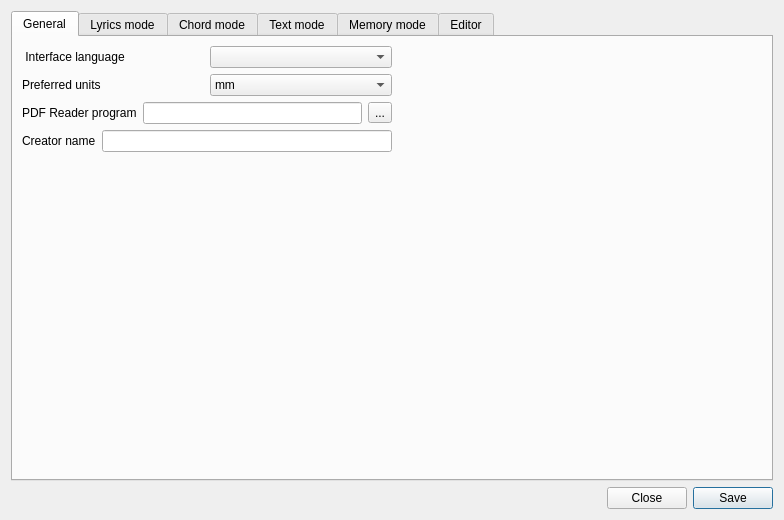
<?xml version="1.0" encoding="UTF-8"?>
<ui version="4.0">
 <class>DialogConfiguration</class>
 <widget class="QDialog" name="DialogConfiguration">
  <property name="geometry">
   <rect>
    <x>0</x>
    <y>0</y>
    <width>784</width>
    <height>520</height>
   </rect>
  </property>
  <property name="windowTitle">
   <string>Configuration</string>
  </property>
  <layout class="QHBoxLayout" name="horizontalLayout_2">
   <item>
    <layout class="QVBoxLayout" name="verticalLayout">
     <item>
      <widget class="QTabWidget" name="tabWidget">
       <property name="currentIndex">
        <number>0</number>
       </property>
       <widget class="QWidget" name="tab">
        <attribute name="title">
         <string>General</string>
        </attribute>
        <layout class="QVBoxLayout" name="verticalLayout_10">
         <item>
          <layout class="QHBoxLayout" name="horizontalLayout_5">
           <item>
            <layout class="QVBoxLayout" name="verticalLayout_8">
             <item>
              <layout class="QVBoxLayout" name="verticalLayout_2">
               <item>
                <layout class="QHBoxLayout" name="horizontalLayout_4">
                 <item>
                  <widget class="QLabel" name="labelInterfaceLanguage">
                   <property name="text">
                    <string> Interface language</string>
                   </property>
                  </widget>
                 </item>
                 <item>
                  <widget class="QComboBox" name="comboBoxInterfaceLanguage"/>
                 </item>
                </layout>
               </item>
               <item>
                <layout class="QHBoxLayout" name="horizontalLayout_7">
                 <item>
                  <widget class="QLabel" name="labelUnit">
                   <property name="text">
                    <string>Preferred units</string>
                   </property>
                  </widget>
                 </item>
                 <item>
                  <widget class="QComboBox" name="comboBoxUnit">
                   <item>
                    <property name="text">
                     <string>mm</string>
                    </property>
                   </item>
                   <item>
                    <property name="text">
                     <string>cm</string>
                    </property>
                   </item>
                   <item>
                    <property name="text">
                     <string>in</string>
                    </property>
                   </item>
                  </widget>
                 </item>
                </layout>
               </item>
               <item>
                <layout class="QHBoxLayout" name="horizontalLayout_8">
                 <item>
                  <widget class="QLabel" name="labelPDFReaderName">
                   <property name="text">
                    <string>PDF Reader program</string>
                   </property>
                  </widget>
                 </item>
                 <item>
                  <widget class="QLineEdit" name="lineEditPDFReaderName"/>
                 </item>
                 <item>
                  <widget class="QToolButton" name="toolButtonPDFReaderName">
                   <property name="text">
                    <string>...</string>
                   </property>
                  </widget>
                 </item>
                </layout>
               </item>
               <item>
                <layout class="QHBoxLayout" name="horizontalLayout_3">
                 <item>
                  <widget class="QLabel" name="labelCreatorName">
                   <property name="text">
                    <string>Creator name</string>
                   </property>
                  </widget>
                 </item>
                 <item>
                  <widget class="QLineEdit" name="lineEditCreatoName"/>
                 </item>
                </layout>
               </item>
              </layout>
             </item>
             <item>
              <spacer name="verticalSpacer">
               <property name="orientation">
                <enum>Qt::Vertical</enum>
               </property>
               <property name="sizeHint" stdset="0">
                <size>
                 <width>20</width>
                 <height>40</height>
                </size>
               </property>
              </spacer>
             </item>
            </layout>
           </item>
           <item>
            <spacer name="horizontalSpacer_2">
             <property name="orientation">
              <enum>Qt::Horizontal</enum>
             </property>
             <property name="sizeHint" stdset="0">
              <size>
               <width>40</width>
               <height>20</height>
              </size>
             </property>
            </spacer>
           </item>
          </layout>
         </item>
        </layout>
       </widget>
       <widget class="QWidget" name="tab_2">
        <attribute name="title">
         <string>Lyrics mode</string>
        </attribute>
        <layout class="QVBoxLayout" name="verticalLayout_3">
         <item>
          <widget class="LyricsConfig" name="lyricsConfig" native="true"/>
         </item>
        </layout>
       </widget>
       <widget class="QWidget" name="tab_3">
        <attribute name="title">
         <string>Chord mode</string>
        </attribute>
        <layout class="QVBoxLayout" name="verticalLayout_4">
         <item>
          <widget class="ChordConfig" name="chordConfig" native="true"/>
         </item>
        </layout>
       </widget>
       <widget class="QWidget" name="tab_4">
        <attribute name="title">
         <string>Text mode</string>
        </attribute>
        <layout class="QVBoxLayout" name="verticalLayout_5">
         <item>
          <widget class="TextConfig" name="textConfig" native="true"/>
         </item>
        </layout>
       </widget>
       <widget class="QWidget" name="tab_5">
        <attribute name="title">
         <string>Memory mode</string>
        </attribute>
        <layout class="QVBoxLayout" name="verticalLayout_6">
         <item>
          <widget class="MemoryConfig" name="memoryConfig" native="true"/>
         </item>
        </layout>
       </widget>
       <widget class="QWidget" name="tab_6">
        <attribute name="title">
         <string>Editor</string>
        </attribute>
        <layout class="QVBoxLayout" name="verticalLayout_7">
         <item>
          <widget class="QWidget" name="widget" native="true">
           <widget class="QCheckBox" name="checkBoxOpenLastFileOnStart">
            <property name="geometry">
             <rect>
              <x>30</x>
              <y>20</y>
              <width>221</width>
              <height>23</height>
             </rect>
            </property>
            <property name="text">
             <string>Open last file on start </string>
            </property>
           </widget>
          </widget>
         </item>
        </layout>
       </widget>
      </widget>
     </item>
     <item>
      <layout class="QHBoxLayout" name="horizontalLayout">
       <item>
        <spacer name="horizontalSpacer">
         <property name="orientation">
          <enum>Qt::Horizontal</enum>
         </property>
         <property name="sizeHint" stdset="0">
          <size>
           <width>40</width>
           <height>20</height>
          </size>
         </property>
        </spacer>
       </item>
       <item>
        <widget class="QPushButton" name="pushButtonClose">
         <property name="text">
          <string>Close</string>
         </property>
        </widget>
       </item>
       <item>
        <widget class="QPushButton" name="pushButtonSave">
         <property name="text">
          <string>Save</string>
         </property>
         <property name="default">
          <bool>true</bool>
         </property>
        </widget>
       </item>
      </layout>
     </item>
    </layout>
   </item>
  </layout>
 </widget>
 <customwidgets>
  <customwidget>
   <class>LyricsConfig</class>
   <extends>QWidget</extends>
   <header>lyricsconfig.h</header>
   <container>1</container>
  </customwidget>
  <customwidget>
   <class>ChordConfig</class>
   <extends>QWidget</extends>
   <header>chordconfig.h</header>
   <container>1</container>
  </customwidget>
  <customwidget>
   <class>TextConfig</class>
   <extends>QWidget</extends>
   <header>textconfig.h</header>
   <container>1</container>
  </customwidget>
  <customwidget>
   <class>MemoryConfig</class>
   <extends>QWidget</extends>
   <header>memoryconfig.h</header>
   <container>1</container>
  </customwidget>
 </customwidgets>
 <resources/>
 <connections/>
</ui>
